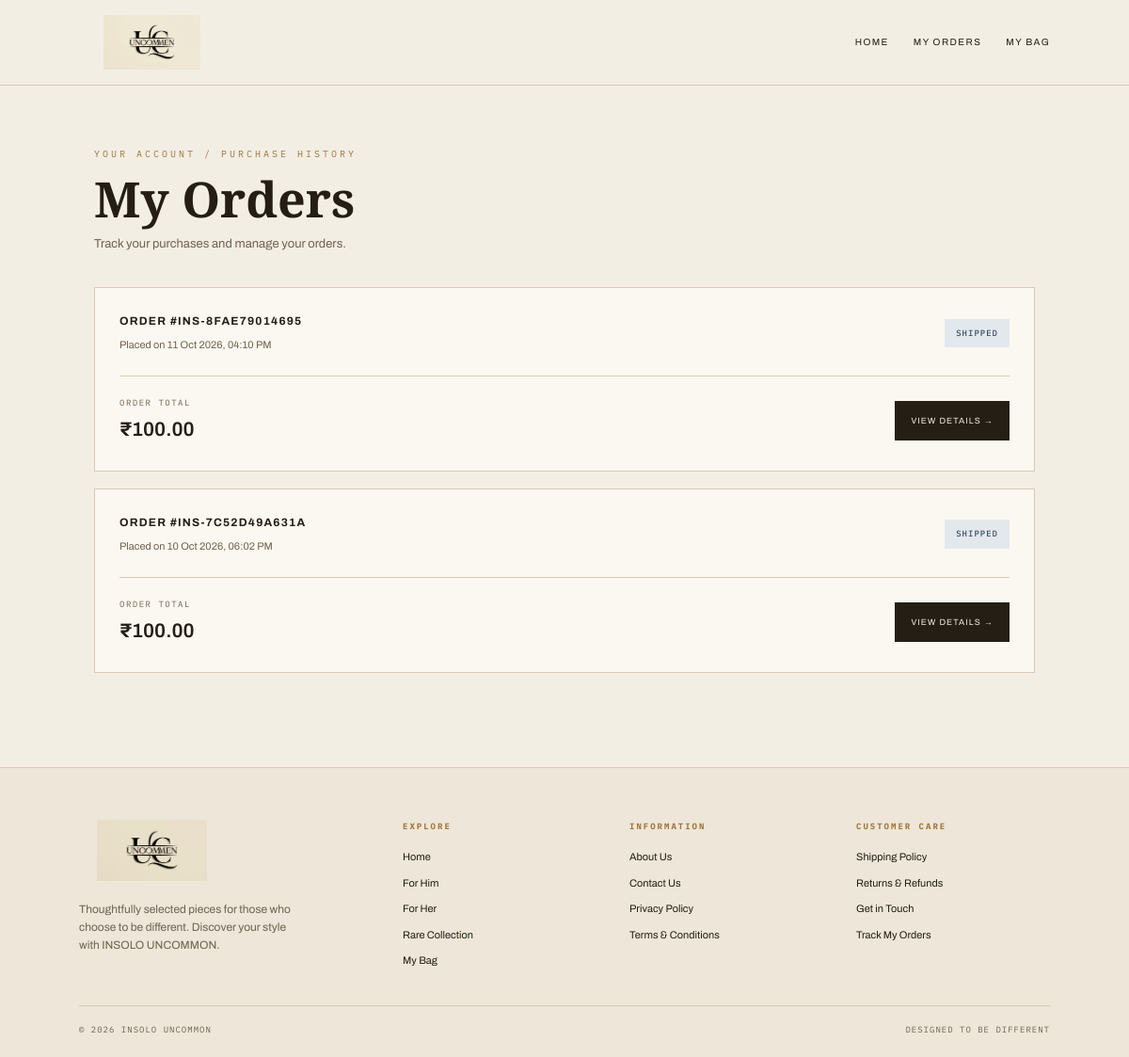
The page /my-orders/ (signed in) on the database its author committed.
### customer/models.py (models this page shows, shortened)
class Order(models.Model):
    STATUS_CHOICES = [
        ("PENDING", "Pending"),
        ("CONFIRMED", "Confirmed"),
        ("SHIPPED", "Shipped"),
        ("DELIVERED", "Delivered"),
        ("CANCELLED", "Cancelled"),
    ]
    customer = models.ForeignKey(
        Customer,
        on_delete=models.CASCADE,
        related_name="orders",
    )
    order_number = models.CharField(max_length=30, unique=True)
    total_amount = models.DecimalField(max_digits=10, decimal_places=2)
    status = models.CharField(
        max_length=20,
        choices=STATUS_CHOICES,
        default="PENDING",
    )
    shipping_address = models.TextField()
    created_at = models.DateTimeField(auto_now_add=True)
    updated_at = models.DateTimeField(auto_now=True)

### customer/views.py (the view)
# urls.py: path("my-orders/", views.my_orders, name="my_orders"),
def my_orders(request):
    customer = get_logged_in_customer(request)
    if not customer:
        return redirect("login")
    orders = (
        Order.objects
        .filter(customer=customer)
        .prefetch_related("items__product")
        .order_by("-created_at")
    )
    return render(request, "customer/my_orders.html", {
        "customer": customer,
        "orders": orders,
    })

### customer/views.py (called while the page is built)
def get_logged_in_customer(request):
    customer_id = request.session.get("customer_id")
    if not customer_id:
        return None
    return Customer.objects.filter(id=customer_id).first()

### templates/customer/my_orders.html (shortened to what this page needs)
{% load static %}
<!DOCTYPE html>
<html lang="en">
<head>
</head>
<body>
<header class="site-header">
    <a href="{% url 'customer_home' %}" class="brand" aria-label="INSOLO UNCOMMON home">
        <img
            src="{% static 'customer/images/uncommon-logo.jpeg' %}"
            alt="INSOLO UNCOMMON"
        >
    </a>
    <nav class="site-nav" aria-label="Main navigation">
        <a href="{% url 'customer_home' %}">HOME</a>
        <a href="{% url 'my_orders' %}">MY ORDERS</a>
        <a href="{% url 'bag_view' %}">MY BAG</a>
    </nav>
</header>
<main class="container">
    <p class="eyebrow">YOUR ACCOUNT / PURCHASE HISTORY</p>
    <h1>My Orders</h1>
    <p class="subtitle">
        Track your purchases and manage your orders.
    </p>
    {% for order in orders %}
        <article class="order-card">
            <div class="order-header">
                <div>
                    <div class="order-number">
                        ORDER #{{ order.order_number }}
                    </div>
                    <div class="order-date">
                        Placed on {{ order.created_at|date:"d M Y, h:i A" }}
                    </div>
                </div>
                <span class="status
                    {% if order.status == 'CANCELLED' %}status-cancelled
                    {% elif order.status == 'DELIVERED' %}status-delivered
                    {% elif order.status == 'SHIPPED' %}status-shipped
                    {% elif order.status == 'CONFIRMED' %}status-confirmed
                    {% endif %}">
                    {{ order.get_status_display|upper }}
                </span>
            </div>
            <div class="order-footer">
                <div>
                    <p class="total-label">ORDER TOTAL</p>
                    <p class="total">
                        ₹{{ order.total_amount|floatformat:2 }}
                    </p>
                </div>
                <div class="actions">
                    <a
                        href="{% url 'order_detail' order.order_number %}"
                        class="button view-button"
                    >
                        VIEW DETAILS &rarr;
                    </a>
                </div>
            </div>
        </article>
    {% endfor %}
</main>
<footer class="site-footer">
    <div class="footer-main">
        <div class="footer-brand">
            <a href="{% url 'customer_home' %}" aria-label="INSOLO UNCOMMON home">
                <img
                    src="{% static 'customer/images/uncommon-logo.jpeg' %}"
                    alt="INSOLO UNCOMMON"
                    loading="lazy"
                >
            </a>
            <p>
                Thoughtfully selected pieces for those who choose to be different.
                Discover your style with INSOLO UNCOMMON.
            </p>
        </div>
        <div>
            <h3 class="footer-heading">EXPLORE</h3>
            <div class="footer-links">
                <a href="{% url 'customer_home' %}">Home</a>
                <a href="{% url 'section_products' 'HIM' %}">For Him</a>
                <a href="{% url 'section_products' 'HER' %}">For Her</a>
                <a href="{% url 'section_products' 'RARE' %}">Rare Collection</a>
                <a href="{% url 'bag_view' %}">My Bag</a>
            </div>
        </div>
        <div>
            <h3 class="footer-heading">INFORMATION</h3>
            <div class="footer-links">
                <button type="button" data-open-legal="about-modal">About Us</button>
                <button type="button" data-open-legal="contact-modal">Contact Us</button>
                <button type="button" data-open-legal="privacy-modal">Privacy Policy</button>
                <button type="button" data-open-legal="terms-modal">Terms &amp; Conditions</button>
            </div>
        </div>
        <div>
            <h3 class="footer-heading">CUSTOMER CARE</h3>
            <div class="footer-links">
                <button type="button" data-open-legal="shipping-modal">Shipping Policy</button>
                <button type="button" data-open-legal="refund-modal">Returns &amp; Refunds</button>
                <button type="button" data-open-legal="contact-modal">Get in Touch</button>
                <a href="{% url 'my_orders' %}">Track My Orders</a>
            </div>
        </div>
    </div>
    <div class="footer-bottom">
        <span>&copy; {% now "Y" %} INSOLO UNCOMMON</span>
        <span>DESIGNED TO BE DIFFERENT</span>
    </div>
</footer>
</body>
</html>

### templates/customer/my_orders.html (style rules this page uses)
:root { --bg: #F3EEE4; --card: #FBF8F1; --ink: #241E14; --muted: #6F6350; --border: #D6CCB5; --gold: #A0763A; --green: #3E4A3A; --red: #7E3324; }
* { margin: 0; padding: 0; box-sizing: border-box; }
html { scroll-behavior: smooth; }
body { font-family: 'Archivo', sans-serif; background: var(--bg); color: var(--ink); line-height: 1.6; }
a { color: inherit; }
button { font: inherit; }
.site-header { min-height: 88px; padding: 16px 7%; display: flex; align-items: center; justify-content: space-between; gap: 25px; border-bottom: 1px solid var(--border); }
.brand { display: inline-flex; align-items: center; text-decoration: none; }
.brand img { display: block; width: 155px; max-height: 58px; object-fit: contain; mix-blend-mode: multiply; }
.site-nav { display: flex; align-items: center; gap: 26px; flex-wrap: wrap; }
.site-nav a { font-size: 10px; letter-spacing: 1.4px; text-decoration: none; transition: color .2s ease; }
.container { width: min(1050px, 100%); margin: 65px auto 100px; padding: 0 25px; }
.eyebrow { color: var(--gold); font-family: 'IBM Plex Mono', monospace; font-size: 10px; letter-spacing: 3px; margin-bottom: 10px; }
h1, .empty h2, .modal-title { font-family: 'Cormorant Garamond', serif; font-weight: 600; }
h1 { font-size: clamp(38px, 5vw, 52px); line-height: 1.1; }
.subtitle { color: var(--muted); margin-top: 10px; margin-bottom: 35px; font-size: 13px; }
.order-card { background: var(--card); border: 1px solid var(--border); padding: 26px; margin-bottom: 18px; transition: border-color .2s ease, transform .2s ease; }
.order-header, .order-footer { display: flex; justify-content: space-between; align-items: center; gap: 18px; flex-wrap: wrap; }
.order-number { font-size: 12px; font-weight: 700; letter-spacing: 1.2px; overflow-wrap: anywhere; }
.order-date { font-size: 11px; color: var(--muted); margin-top: 7px; }
.status { display: inline-block; padding: 8px 12px; background: #EAE2D4; color: var(--ink); font-family: 'IBM Plex Mono', monospace; font-size: 9px; letter-spacing: 1px; font-weight: 500; }
.status-shipped, .status-confirmed { background: #E3E8ED; color: #344C61; }
.order-footer { border-top: 1px solid var(--border); padding-top: 21px; margin-top: 23px; }
.total-label { color: var(--muted); font-family: 'IBM Plex Mono', monospace; font-size: 9px; letter-spacing: 1.5px; margin-bottom: 5px; }
.total { font-size: 21px; font-weight: 600; }
.actions { display: flex; align-items: center; gap: 10px; flex-wrap: wrap; }
.button { display: inline-flex; align-items: center; justify-content: center; min-height: 42px; padding: 11px 16px; font-family: 'Archivo', sans-serif; font-size: 9px; letter-spacing: 1.1px; text-decoration: none; cursor: pointer; border: 1px solid var(--ink); transition: background .2s ease, color .2s ease, border-color .2s ease; }
.view-button { background: var(--ink); color: var(--bg); }
.site-footer { border-top: 1px solid var(--border); background: #EDE6D9; padding: 55px 7% 22px; }
.footer-main { display: grid; grid-template-columns: 1.5fr 1fr 1fr 1fr; gap: 35px; max-width: 1250px; margin: 0 auto; }
.footer-brand img { width: 155px; max-height: 65px; object-fit: contain; mix-blend-mode: multiply; margin-bottom: 14px; }
.footer-brand p { max-width: 240px; color: var(--muted); font-size: 12px; }
.footer-heading { font-family: 'IBM Plex Mono', monospace; color: var(--gold); font-size: 9px; letter-spacing: 2px; margin-bottom: 17px; }
.footer-links { display: flex; flex-direction: column; align-items: flex-start; gap: 10px; }
.footer-links a, .footer-links button { border: 0; padding: 0; background: transparent; color: var(--ink); text-align: left; font-family: inherit; font-size: 11px; text-decoration: none; cursor: pointer; transition: color .2s ease; }
.footer-bottom { max-width: 1250px; margin: 38px auto 0; padding-top: 18px; border-top: 1px solid var(--border); display: flex; justify-content: space-between; gap: 15px; flex-wrap: wrap; color: var(--muted); font-family: 'IBM Plex Mono', monospace; font-size: 9px; letter-spacing: 1px; }

### rows shown on the page
Order: order_number "INS-8FAE79014695", created_at "11 Oct 2026, 04:10 PM", status "SHIPPED", total_amount "100.00"
Order: order_number "INS-7C52D49A631A", created_at "10 Oct 2026, 06:02 PM", status "SHIPPED", total_amount "100.00"
